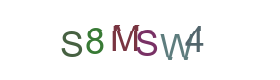
#> input picture server/captchas/captcha_S8MSW4.png, 280 x 80 px, given in place of the camera
$ python cameraGEN.py
#> lines starting #> are read from the running program, lines starting #| are printed output that depends on the picture
import cv2
import pytesseract
import os

# Configure Tesseract path
pytesseract.pytesseract.tesseract_cmd = r'/opt/homebrew/bin/tesseract'  # Update this path

# Folder to store text files
cam_folder = 'server/cam'
if not os.path.exists(cam_folder):
    os.makedirs(cam_folder)

def save_text_to_file(text, file_number):
    file_path = os.path.join(cam_folder, f"text_{file_number}.txt")
    with open(file_path, "w") as file:
        file.write(text)

# Initialize camera
cap = cv2.VideoCapture(0)

# Load Haar Cascade for face detection
face_cascade = cv2.CascadeClassifier(cv2.data.haarcascades + 'haarcascade_frontalface_default.xml')

file_number = 1
previous_text = ""
roi_start = (100, 100)
roi_end = (400, 400)

while True:
    ret, frame = cap.read()
#> frame is the input picture: shape (80, 280, 3); mean B, G, R 244.5, 244.7, 245

    # Detect faces in the frame
    gray_frame = cv2.cvtColor(frame, cv2.COLOR_BGR2GRAY)
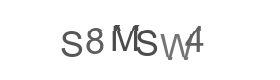
#> gray_frame: shape (80, 280); min 75, max 255, mean 244.8
    faces = face_cascade.detectMultiScale(gray_frame, 1.1, 4)
#> faces = ()

    # Draw rectangles around faces
    for (x, y, w, h) in faces:
        cv2.rectangle(frame, (x, y), (x+w, y+h), (0, 255, 0), 2)
#> this loop made 0 passes

    roi = frame[roi_start[1]:roi_end[1], roi_start[0]:roi_end[0]]
#> roi = empty array

    # Image preprocessing for better OCR
#> (the run stopped early here; a loop or call above may not have finished)

$ run again, on server/captchas/captcha_WFL4CD.png
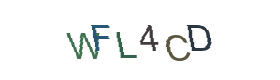
#> input picture server/captchas/captcha_WFL4CD.png, 280 x 80 px, given in place of the camera
#> frame is the input picture: shape (80, 280, 3); mean B, G, R 245.9, 246.2, 245
#> `gray_frame = cv2.cvtColor(frame, cv2.COLOR_BGR2GRAY)`:
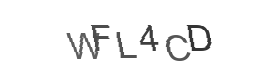
#> gray_frame: shape (80, 280); min 52, max 255, mean 245.8
#> faces = ()
#> roi = empty array
